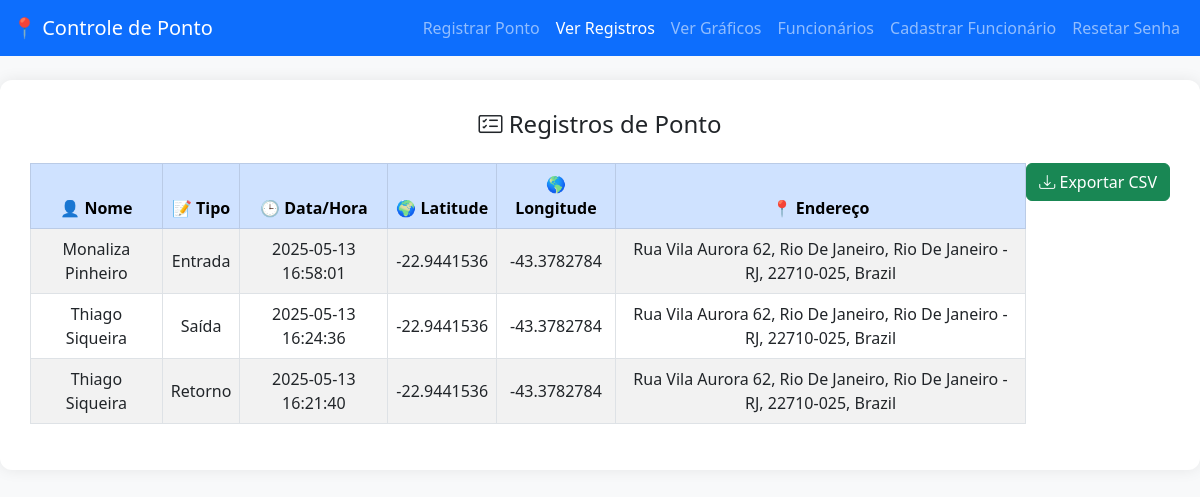
Page /registros on the committed database.
### tables this page shows
CREATE TABLE pontos (
            id INTEGER PRIMARY KEY AUTOINCREMENT,
            nome TEXT NOT NULL,
            tipo TEXT NOT NULL,
            data_hora TEXT NOT NULL,
            latitude REAL,
            longitude REAL,
            endereco TEXT
        );

### app.py (the view)
@app.route("/registros")
def registros():
    con = sqlite3.connect(DB_PATH)
    cur = con.cursor()
    cur.execute("""
        SELECT nome, tipo, data_hora, latitude, longitude, endereco
        FROM pontos ORDER BY data_hora DESC
    """)
    dados = cur.fetchall()
    con.close()
    return render_template("registros.html", dados=dados)

### templates/registros.html (shortened to what this page needs)
<!DOCTYPE html>
<html lang="pt-BR">
<head>
    <link href="https://cdn.jsdelivr.net/npm/bootstrap@5.3.0/dist/css/bootstrap.min.css" rel="stylesheet">
    <link href="https://cdn.jsdelivr.net/npm/bootstrap-icons@1.10.5/font/bootstrap-icons.css" rel="stylesheet">
</head>
<body>
<nav class="navbar navbar-expand-lg navbar-dark bg-primary fixed-top">
    <div class="container-fluid">
        <a class="navbar-brand" href="/">📍 Controle de Ponto</a>
        <div class="collapse navbar-collapse" id="navbarNav">
            <ul class="navbar-nav ms-auto">
                <li class="nav-item"><a class="nav-link" href="/">Registrar Ponto</a></li>
                <li class="nav-item"><a class="nav-link active" href="/registros">Ver Registros</a></li>
                <li class="nav-item"><a class="nav-link" href="/graficos">Ver Gráficos</a></li>
                <li class="nav-item"><a class="nav-link" href="/funcionarios">Funcionários</a></li>
                <li class="nav-item"><a class="nav-link" href="/cadastro">Cadastrar Funcionário</a></li>
                <li class="nav-item"><a class="nav-link" href="/reset_senha">Resetar Senha</a></li>
            </ul>
        </div>
    </div>
</nav>
<div class="table-container">
    <h4 class="mb-4 text-center"><i class="bi bi-card-checklist"></i> Registros de Ponto</h4>
    <div class="text-end">
        <a href="/exportar_registros_csv" class="btn btn-success btn-exportar">
            <i class="bi bi-download"></i> Exportar CSV
        </a>
    </div>
    <div class="table-responsive mt-3">
        <table class="table table-bordered table-striped align-middle text-center">
            <thead class="table-primary">
                <tr>
                    <th>👤 Nome</th>
                    <th>📝 Tipo</th>
                    <th>🕒 Data/Hora</th>
                    <th>🌍 Latitude</th>
                    <th>🌎 Longitude</th>
                    <th>📍 Endereço</th>
                </tr>
            </thead>
            <tbody>
                {% for nome, tipo, data_hora, lat, long, endereco in dados %}
                    <tr>
                        <td>{{ nome }}</td>
                        <td>{{ tipo }}</td>
                        <td>{{ data_hora }}</td>
                        <td>{{ lat }}</td>
                        <td>{{ long }}</td>
                        <td>{{ endereco }}</td>
                    </tr>
                {% endfor %}
            </tbody>
        </table>
    </div>
</div>
</body>
</html>

### templates/registros.html (style rules this page uses)
body { background-color: #f8f9fa; padding-top: 80px; }
.table-container { max-width: 1200px; margin: auto; background: white; padding: 30px; border-radius: 12px; box-shadow: 0 0 15px rgba(0,0,0,0.08); }
.btn-exportar { float: right; margin-bottom: 20px; }

### rows in the picture
pontos: nome "Monaliza Pinheiro", tipo "Entrada", data_hora "2025-05-13 16:58:01", latitude "-22.9441536", longitude "-43.3782784", endereco "Rua Vila Aurora 62, Rio De Janeiro, Rio De Janeiro - RJ, 22710-025, Brazil"
pontos: nome "Thiago Siqueira", tipo "Saída", data_hora "2025-05-13 16:24:36", latitude "-22.9441536", longitude "-43.3782784", endereco "Rua Vila Aurora 62, Rio De Janeiro, Rio De Janeiro - RJ, 22710-025, Brazil"
pontos: nome "Thiago Siqueira", tipo "Retorno", data_hora "2025-05-13 16:21:40", latitude "-22.9441536", longitude "-43.3782784", endereco "Rua Vila Aurora 62, Rio De Janeiro, Rio De Janeiro - RJ, 22710-025, Brazil"
